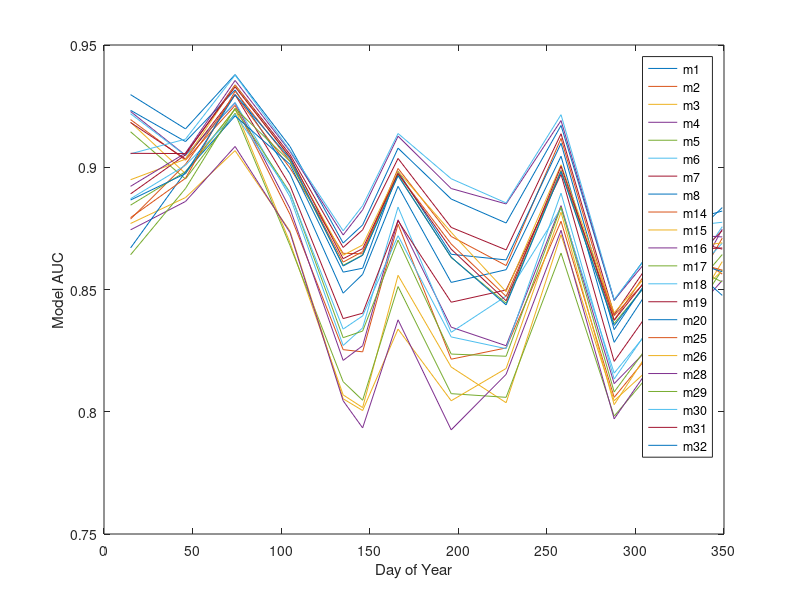

This chart was generated by the following MATLAB code:
days = [15,46,74,105,135,146,166,196,227, 258, 288, 319, 349];

m1 = [0.9297,0.9157,0.9379,0.9085,0.869,0.8764,0.9078,0.887,0.8772,0.9171,0.8455,0.876,0.8821]; 
m2 = [0.9195,0.9029,0.9253,0.8807,0.8254,0.8245,0.8767,0.8215,0.8261,0.8779,0.8059,0.8333,0.871];
m3 =[0.9184,0.8974,0.9239,0.8692,0.8069,0.8017,0.8558,0.8183,0.8037,0.8724,0.8045,0.825,0.8614];
m4 =[0.9228,0.9049,0.9263,0.8831,0.821,0.827,0.8785,0.8346,0.827,0.8843,0.8115,0.8345,0.8747];
m5 =[0.9145,0.8952,0.9221,0.868,0.8123,0.8047,0.8512,0.8074,0.8059,0.8649,0.7982,0.8248,0.8581];
m6 =[0.9219,0.9048,0.9265,0.8879,0.8271,0.8343,0.8837,0.8325,0.8473,0.8833,0.8158,0.8433,0.8757];
m7 =[0.9183,0.9034,0.9297,0.8925,0.8381,0.8403,0.8781,0.8448,0.8498,0.8971,0.8206,0.8524,0.8741];
m8 = [0.9233,0.9105,0.9316,0.8973,0.8485,0.8562,0.8922,0.8529,0.8581,0.9045,0.8284,0.8626,0.8835];
m9 =[0.7822,0.8274,0.8476,0.8272,0.7947,0.7654,0.8169,0.745,0.6992,0.8224,0.8207,0.7785,0.7787];
m10 = [0.7662,0.8209,0.8511,0.7837,0.7396,0.7143,0.7482,0.6507,0.6704,0.7502,0.7279,0.7385,0.7585];
m11 =[0.6587,0.7777,0.7827,0.8098,0.7956,0.7732,0.8367,0.7331,0.7005,0.8061,0.7536,0.7642,0.7254];
m12 = [0.744,0.8131,0.7947,0.8132,0.8416,0.7864,0.858,0.7665,0.6764,0.8671,0.7636,0.8335,0.7852];
m13 = [0.8781,0.8923,0.9201,0.8624,0.7984,0.8081,0.8364,0.8029,0.8084,0.8659,0.7911,0.8144,0.852];
m14 =[0.8788,0.9012,0.9296,0.8997,0.8648,0.8646,0.8995,0.8717,0.8598,0.9118,0.8375,0.8709,0.8563];
m15 =[0.877,0.8876,0.9068,0.8739,0.8053,0.8005,0.8338,0.8045,0.8177,0.8816,0.8029,0.8374,0.8577];
m16 =[0.8744,0.886,0.9085,0.8733,0.8045,0.7934,0.8376,0.7926,0.8153,0.8742,0.7971,0.8295,0.8537];
m17 = [0.8845,0.8982,0.9237,0.8897,0.8303,0.833,0.8702,0.8236,0.8227,0.8837,0.8081,0.8386,0.8643];
m18 = [0.8871,0.9008,0.9216,0.8894,0.8338,0.8392,0.872,0.8306,0.8258,0.8894,0.8134,0.8459,0.8689];
m19 = [0.8891,0.9051,0.9337,0.9052,0.8672,0.8744,0.9036,0.8754,0.8662,0.9137,0.8397,0.8726,0.8665];
m20 = [0.867,0.8981,0.921,0.9012,0.8571,0.8587,0.8983,0.8644,0.8621,0.9098,0.8336,0.8669,0.8476];
m21 =[0.87,0.8885,0.9132,0.8722,0.7916,0.7842,0.8045,0.7706,0.7496,0.7945,0.778,0.7811,0.8354];
m22 = [0.8145,0.8377,0.8616,0.8205,0.7542,0.7256,0.7651,0.6683,0.6767,0.751,0.7433,0.7512,0.7859];
m23 = [0.8409,0.8694,0.8912,0.8623,0.7815,0.7621,0.8104,0.7595,0.7435,0.7913,0.7686,0.7777,0.8175];
m24 = [0.8365,0.8672,0.8978,0.8589,0.7881,0.7769,0.8022,0.7552,0.7422,0.7845,0.7739,0.7776,0.8181];
m25 =[0.8794,0.8955,0.9311,0.9025,0.8612,0.8655,0.8973,0.8686,0.8472,0.8987,0.8393,0.864,0.8579];
m26 =[0.8949,0.9033,0.9335,0.9039,0.864,0.8682,0.8983,0.8734,0.8491,0.901,0.8405,0.8662,0.8691];
m27 =[0.9021,0.9098,0.9375,0.9063,0.8695,0.8764,0.9072,0.8845,0.8739,0.9148,0.8433,0.8734,0.8722];
m28 = [0.8922,0.9058,0.9355,0.9065,0.8723,0.8826,0.9127,0.8913,0.885,0.9191,0.8457,0.8728,0.8715];
m29 = [0.8642,0.8913,0.9241,0.9024,0.8599,0.8641,0.8968,0.8631,0.8444,0.8985,0.8361,0.8633,0.8531];
m30 =[0.9055,0.9115,0.9377,0.9069,0.874,0.8843,0.9138,0.8953,0.8854,0.9215,0.8459,0.8751,0.8775];
m31 = [0.9057,0.9056,0.9329,0.9042,0.8626,0.8667,0.8975,0.8665,0.8454,0.9004,0.8374,0.8659,0.867];
m32 = [0.8866,0.8974,0.9297,0.9035,0.8596,0.864,0.8965,0.8632,0.8437,0.8982,0.8353,0.8641,0.8573];

 
 
figure;
plot( days, m1);

hold on;
plot( days, m2);
plot( days, m3);
plot( days, m4);
plot( days, m5);
plot( days, m6);
plot( days, m7);
plot( days, m8);
%plot( days, m9);
%plot( days, m10);
%plot( days, m11);
%plot( days, m12);
%plot( days, m13);
plot( days, m14);
plot( days, m15);
plot( days, m16);
plot( days, m17);
plot( days, m18);
plot( days, m19);
plot( days, m20);
plot( days, m25);
plot( days, m26);
plot( days, m28);
plot( days, m29);
plot( days, m30);
plot( days, m31);
plot( days, m32);

xlabel('Day of Year');
ylabel('Model AUC');
legend('m1', 'm2','m3','m4', 'm5','m6','m7','m8','m14','m15','m16','m17','m18','m19','m20','m25','m26','m28','m29','m30','m31','m32');




